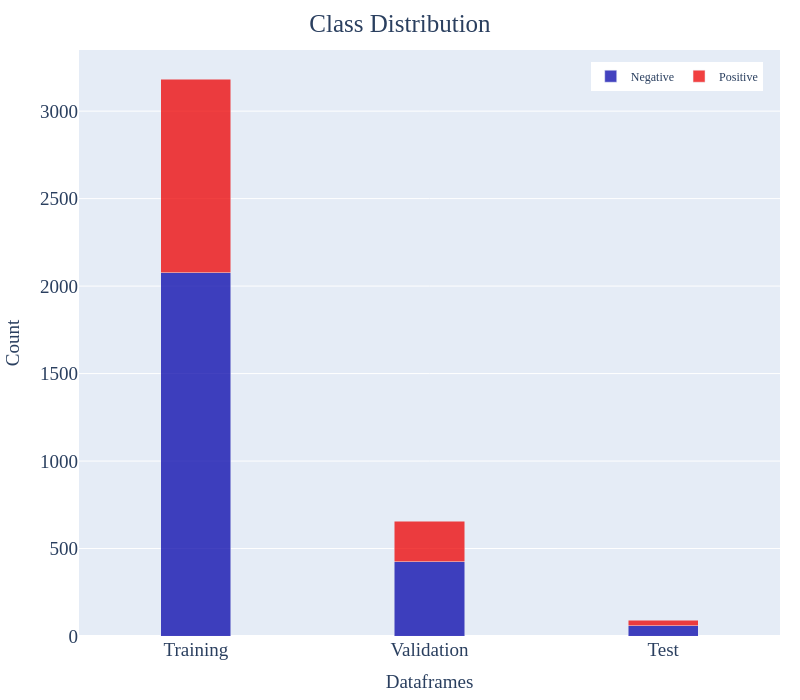

Notebook code for this chart:
### Code cell
def plot_class_distribution(train_df, val_df, test_df):
    # Her veri setindeki tanı sütununa göre sınıf dağılımını sayar
    class_distribution_df1 = train_df['Diagnosis'].value_counts()
    class_distribution_df2 = val_df['Diagnosis'].value_counts()
    class_distribution_df3 = test_df['Diagnosis'].value_counts()
    
    # Sınıfların renkleri: mavi (negatif) ve kırmızı (pozitif)
    colors = ['#0504AA', '#ED0101']

    # Şekli tanımlar
    fig = go.Figure()

    # Her sınıf için çubukları ekler
    for class_label in class_distribution_df1.index:
        # Her sınıfın adını belirler (1: Pozitif, 0: Negatif)
        class_name = 'Positive' if class_label == 1 else 'Negative'
        
        # Her sınıf için yığılmış çubuk oluşturur
        fig.add_trace(go.Bar(
            x=['Training', 'Validation', 'Test'],  # X ekseninde veri kümeleri
            y=[class_distribution_df1.get(class_label, 0),  # Eğitim seti için sınıf sayısı
               class_distribution_df2.get(class_label, 0),  # Doğrulama seti için sınıf sayısı
               class_distribution_df3.get(class_label, 0)], # Test seti için sınıf sayısı
            name=f'{class_name}',  # Çubuğun ismi (Pozitif/Negatif)
            marker=dict(color=colors[class_label]),  # Renk ayarı
            opacity=0.75,  # Opaklık ayarı
            width=0.3  # Çubuk genişliği
        ))
    
    # Grafiğin yerleşimini günceller
    fig.update_layout(
        height=700,  # Grafik yüksekliği
        width=800,   # Grafik genişliği
        title_text="Class Distribution",  # Grafik başlığı
        title_font=dict(size=25, family='Balto'),  # Başlık yazı tipi ayarı
        title_x=0.5,  # Başlığı ortalar
        title_y=0.98,  # Başlık pozisyonu
        xaxis=dict(title='Dataframes', title_font=dict(family='Balto', size=19), tickfont=dict(family='Balto', size=19)),  # X ekseni başlığı ve yazı tipi
        yaxis=dict(title='Count', title_font=dict(family='Balto', size=19), tickfont=dict(family='Balto', size=19)),  # Y ekseni başlığı ve yazı tipi
        margin=dict(l=60, r=20, t=50, b=40),  # Kenar boşlukları
        legend=dict(x=0.73, y=0.98, traceorder='normal', orientation='h', font=dict(family='Balto')),  # Lejantın konumu
        barmode='stack'  # Çubukların yığılmış şekilde görüntülenmesi
                )
    
    # Grafiği gösterir
    fig.show()

# Eğitim, doğrulama ve test veri kümelerinde sınıf dağılımını çizdirir
plot_class_distribution(train_df, val_df, test_df)

### Figure 1 — Plotly figure (JSON) as saved in the notebook; plotly's stock layout.template omitted (floating-point values rounded to 4 significant figures)
{"data": [{"marker": {"color": "#0504AA"}, "name": "Negative", "opacity": 0.75, "type": "bar", "width": 0.3, "x": ["Training", "Validation", "Test"], "y": [2075, 423, 58]}, {"marker": {"color": "#ED0101"}, "name": "Positive", "opacity": 0.75, "type": "bar", "width": 0.3, "x": ["Training", "Validation", "Test"], "y": [1107, 234, 32]}], "layout": {"barmode": "stack", "height": 700, "legend": {"font": {"family": "Balto"}, "orientation": "h", "traceorder": "normal", "x": 0.73, "y": 0.98}, "margin": {"b": 40, "l": 60, "r": 20, "t": 50}, "title": {"font": {"family": "Balto", "size": 25}, "text": "Class Distribution", "x": 0.5, "y": 0.98}, "width": 800, "xaxis": {"tickfont": {"family": "Balto", "size": 19}, "title": {"font": {"family": "Balto", "size": 19}, "text": "Dataframes"}}, "yaxis": {"tickfont": {"family": "Balto", "size": 19}, "title": {"font": {"family": "Balto", "size": 19}, "text": "Count"}}}}
